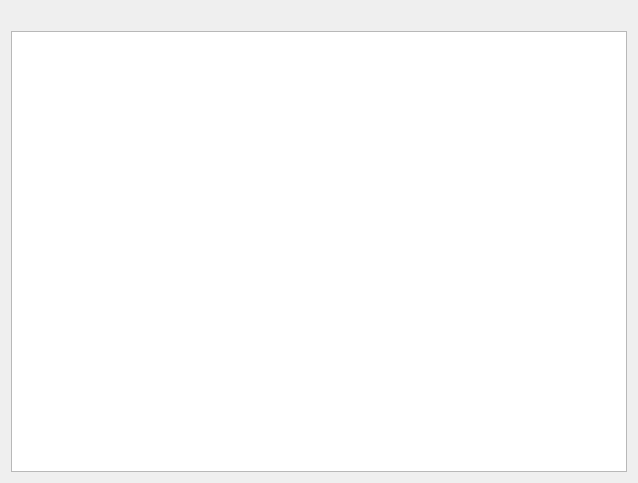
<?xml version="1.0" encoding="UTF-8"?>
<ui version="4.0">
 <class>TempHum</class>
 <widget class="QWidget" name="TempHum">
  <property name="geometry">
   <rect>
    <x>0</x>
    <y>0</y>
    <width>638</width>
    <height>483</height>
   </rect>
  </property>
  <property name="windowTitle">
   <string>Form</string>
  </property>
  <property name="styleSheet">
   <string notr="true"/>
  </property>
  <layout class="QVBoxLayout" name="verticalLayout">
   <item>
    <layout class="QHBoxLayout" name="horizontalLayout_2">
     <item>
      <widget class="QLabel" name="TempHumlbl">
       <property name="font">
        <font>
         <bold>true</bold>
         <stylestrategy>PreferAntialias</stylestrategy>
        </font>
       </property>
       <property name="text">
        <string/>
       </property>
       <property name="alignment">
        <set>Qt::AlignCenter</set>
       </property>
      </widget>
     </item>
    </layout>
   </item>
   <item>
    <widget class="QChartView" name="Temp">
     <property name="styleSheet">
      <string notr="true"/>
     </property>
    </widget>
   </item>
  </layout>
 </widget>
 <customwidgets>
  <customwidget>
   <class>QChartView</class>
   <extends>QGraphicsView</extends>
   <header location="global">qchartview.h</header>
  </customwidget>
 </customwidgets>
 <resources/>
 <connections/>
</ui>
